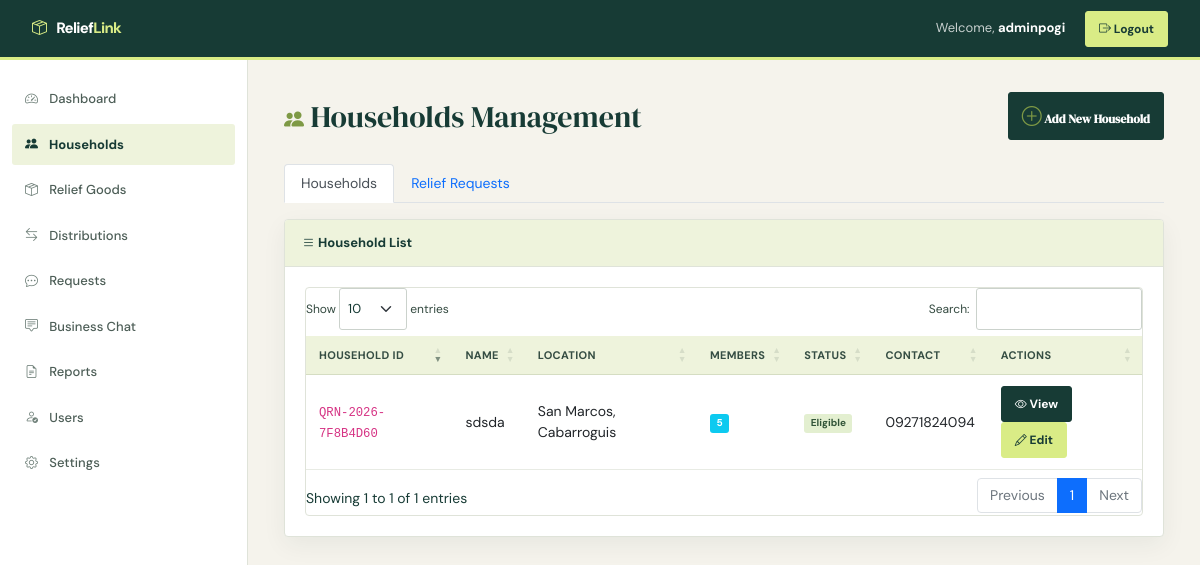
The app's page /views/admin/households.php (signed in) with its own data.
### tables this page shows
CREATE TABLE `households` (
  `id` int(11) NOT NULL,
  `user_id` int(11) DEFAULT NULL,
  `household_name` varchar(150) NOT NULL,
  `household_id` varchar(50) NOT NULL,
  `qr_code` varchar(255) DEFAULT NULL,
  `street_address` varchar(255) DEFAULT NULL,
  `barangay` varchar(100) DEFAULT NULL,
  `city` varchar(100) DEFAULT NULL,
  `province` varchar(100) DEFAULT NULL,
  `postal_code` varchar(10) DEFAULT NULL,
  `contact_number` varchar(20) DEFAULT NULL,
  `total_members` int(11) DEFAULT 0,
  `monthly_income` decimal(10,2) DEFAULT NULL,
  `is_eligible` tinyint(1) DEFAULT 1,
  `eligibility_reason` text DEFAULT NULL,
  `last_verified` timestamp NOT NULL DEFAULT current_timestamp() ON UPDATE current_timestamp(),
  `created_at` timestamp NOT NULL DEFAULT current_timestamp(),
  `updated_at` timestamp NOT NULL DEFAULT current_timestamp() ON UPDATE current_timestamp()
);

### models/Household.php (called while the page is built, shortened)
<?php
require_once __DIR__ . '/../config/Database.php';
class Household {
    private $conn;
    private $table = 'households';
    public function __construct() {
        $db = new Database();
        $this->conn = $db->connect();
    }
    public function getAllHouseholds() {
        $query = "SELECT h.*, u.username FROM " . $this->table . " h
                  LEFT JOIN users u ON h.user_id = u.id
                  ORDER BY h.created_at DESC";
        $stmt = $this->conn->prepare($query);
        $stmt->execute();
        return $stmt->fetchAll(PDO::FETCH_ASSOC);
    }
}
?>

### config/Database.php (called while the page is built, shortened)
<?php
class Database {
    public function connect() {
        $this->conn = null;
        try {
            $this->conn = new PDO(
                'mysql:host=' . DB_HOST . ';dbname=' . DB_NAME . ';charset=utf8mb4',
                DB_USER,
                DB_PASS,
                [
                    PDO::ATTR_ERRMODE => PDO::ERRMODE_EXCEPTION,
                    PDO::ATTR_DEFAULT_FETCH_MODE => PDO::FETCH_ASSOC,
                    PDO::ATTR_EMULATE_PREPARES => false
                ]
            );
        } catch (PDOException $e) {
            error_log('Database connection failed: ' . $e->getMessage());
            throw new RuntimeException('The database is temporarily unavailable.');
        }
        return $this->conn;
    }
}
?>

### views/admin/households.php (the view, shortened to what this page needs)
<!DOCTYPE html>
<html lang="en">
<head>
    <link href="https://cdn.jsdelivr.net/npm/bootstrap@5.1.3/dist/css/bootstrap.min.css" rel="stylesheet">
    <link rel="stylesheet" href="https://cdn.jsdelivr.net/npm/bootstrap-icons@1.7.2/font/bootstrap-icons.css">
    <link rel="stylesheet" href="https://cdn.datatables.net/1.12.1/css/dataTables.bootstrap5.min.css">
    <link rel="stylesheet" href="../../assets/css/app.css">
</head>
<body>
    <?php
    require_once __DIR__ . '/../../models/Household.php';
    $household = new Household();
    $households_list = $household->getAllHouseholds();
    ?>
    <nav class="navbar navbar-dark navbar-expand-lg fixed-top">
        <div class="container-fluid">
            <a class="navbar-brand" href="<?= APP_BASE_PATH ?>/views/admin/dashboard.php">
                <i class="bi bi-box-seam"></i> <span class="brand-wordmark">Relief<span class="brand-accent">Link</span></span>
            </a>
            <div class="ms-auto">
                <span class="navbar-text me-3">Welcome, <strong><?php echo $_SESSION['username']; ?></strong></span>
                <a class="btn btn-sm btn-light" href="<?= APP_BASE_PATH ?>/controllers/LogoutController.php">
                    <i class="bi bi-box-arrow-right"></i> Logout
                </a>
            </div>
        </div>
    </nav>
    <?php require __DIR__ . '/admin_sidebar.php'; ?>
    <div class="main-content">
        <div class="page-title">
            <div>
                <i class="bi bi-people-fill"></i> Households Management
            </div>
            <a href="household-add.php" class="btn btn-primary btn-sm">
                <i class="bi bi-plus-circle"></i> Add New Household
            </a>
        </div>
        <ul class="nav nav-tabs mb-3" role="tablist">
            <li class="nav-item">
                <a class="nav-link active" href="#households" data-bs-toggle="tab">Households</a>
            </li>
            <li class="nav-item">
                <a class="nav-link" href="#requests" data-bs-toggle="tab">Relief Requests</a>
            </li>
        </ul>
        <div class="tab-content">
            <div id="households" class="tab-pane fade show active">
                <div class="card">
                    <div class="card-header bg-primary text-white">
                        <i class="bi bi-list"></i> Household List
                    </div>
                    <div class="card-body">
                        <div class="table-responsive">
                            <table class="table table-hover" id="householdsTable">
                                <thead class="table-light">
                                    <tr>
                                        <th>Household ID</th>
                                        <th>Name</th>
                                        <th>Location</th>
                                        <th>Members</th>
                                        <th>Status</th>
                                        <th>Contact</th>
                                        <th>Actions</th>
                                    </tr>
                                </thead>
                                <tbody>
                                    <?php foreach ($households_list as $h): ?>
                                    <tr>
                                        <td><code><?php echo $h['household_id']; ?></code></td>
                                        <td><?php echo $h['household_name']; ?></td>
                                        <td><?php echo $h['barangay'] . ', ' . $h['city']; ?></td>
                                        <td><span class="badge bg-info"><?php echo $h['total_members']; ?></span></td>
                                        <td>
                                            <?php if ($h['is_eligible']): ?>
                                                <span class="badge bg-success">Eligible</span>
                                            <?php else: ?>
                                                <span class="badge bg-warning">Ineligible</span>
                                            <?php endif; ?>
                                        </td>
                                        <td><?php echo $h['contact_number']; ?></td>
                                        <td>
                                            <a href="household-detail.php?id=<?php echo $h['id']; ?>" class="btn btn-sm btn-info btn-action">
                                                <i class="bi bi-eye"></i> View
                                            </a>
                                            <a href="household-edit.php?id=<?php echo $h['id']; ?>" class="btn btn-sm btn-warning btn-action">
                                                <i class="bi bi-pencil"></i> Edit
                                            </a>
                                        </td>
                                    </tr>
                                    <?php endforeach; ?>
                                </tbody>
                            </table>
                        </div>
                    </div>
                </div>
            </div>
        </div>
    </div>
</body>
</html>

### assets/css/app.css (style rules this page uses)
:root { --app-ink: #173b35; --app-paper: #f5f3ec; --app-lime: #d9ec86; --app-coral: #e87557; --app-muted: #697770; --app-line: #dfe3d9; --app-surface: #fff; --app-shadow: 0 8px 24px rgba(23, 59, 53, .06); }
html { min-width: 320px; }
body { background: var(--app-paper) !important; color: var(--app-ink); font-family: 'DM Sans', sans-serif !important; font-size: 14px; }
h1, h2, h3, h4, h5, h6, .page-title { color: var(--app-ink); font-family: 'DM Serif Display', Georgia, serif; font-weight: 400; }
.navbar { background: var(--app-ink) !important; border-bottom: 3px solid var(--app-lime); box-shadow: none !important; min-height: 60px; padding: 7px 20px; }
.navbar .container-fluid { gap: 16px; }
.navbar-brand { color: #fff !important; font-size: 15px; font-weight: 800; letter-spacing: -.045em; }
.navbar-brand i { color: var(--app-lime); margin-right: 7px; }
.brand-wordmark { font-weight: 800; letter-spacing: -.045em; }
.brand-accent { color: var(--app-lime); }
.navbar-brand .brand-accent { color: var(--app-lime); }
.navbar-text { color: rgba(255,255,255,.76) !important; font-size: 13px; }
.navbar-text strong { color: #fff; }
.main-content { margin-left: 248px !important; margin-top: 60px !important; min-height: calc(100vh - 60px); padding: 32px clamp(20px, 3vw, 46px) 48px !important; }
.page-title { align-items: center; display: flex; font-size: 30px; gap: 10px; margin-bottom: 24px !important; }
.page-title i { color: #7e9945; font-size: 20px; }
.card, .stat-card, .modal-content, .dropdown-menu { background: var(--app-surface); border: 1px solid var(--app-line) !important; border-radius: 4px !important; box-shadow: var(--app-shadow) !important; }
.card { margin-bottom: 20px; }
.card-header { background: #eef3dc !important; border-bottom: 1px solid var(--app-line) !important; color: var(--app-ink) !important; font-size: 13px; font-weight: 700; padding: 13px 17px; }
.card-header.bg-primary, .card-header.bg-success, .card-header.bg-info, .card-header.bg-warning, .card-header.bg-danger { background: #eef3dc !important; color: var(--app-ink) !important; }
.card-body { padding: 20px; }
.table-responsive { border: 1px solid var(--app-line); border-radius: 4px; }
table.table { margin-bottom: 0; }
.table thead th { background: #eef3dc; border-bottom: 1px solid #d5ddc2; color: #354d43; font-size: 11px; font-weight: 700; letter-spacing: .35px; text-transform: uppercase; white-space: nowrap; }
.table td, .table th { border-color: #e8ebe4; padding: 11px 13px; vertical-align: middle; }
.btn { border-radius: 3px; font-size: 12px; font-weight: 700; padding: 8px 13px; }
.btn-primary, .btn-success, .btn-info { background: var(--app-ink) !important; border-color: var(--app-ink) !important; color: #fff !important; }
.btn-warning, .btn-light { background: var(--app-lime) !important; border-color: var(--app-lime) !important; color: var(--app-ink) !important; }
.badge { border-radius: 3px; font-size: 10px; font-weight: 700; padding: .45em .65em; }
.badge.bg-success { background: #e3efd0 !important; color: #315438 !important; }
a { text-underline-offset: 3px; }

### views/admin/households.php (style rules this page uses)
:root { --primary: #667eea; --secondary: #764ba2; }
body { background-color: #f8f9fa; }
.navbar { background: linear-gradient(135deg, var(--primary) 0%, var(--secondary) 100%); }
.main-content { margin-left: 250px; margin-top: 56px; padding: 30px 20px; }
.page-title { color: #333; margin-bottom: 30px; font-weight: bold; display: flex; align-items: center; justify-content: space-between; }
.btn-action { padding: 5px 10px; font-size: 12px; }
.card { box-shadow: 0 2px 10px rgba(0, 0, 0, 0.08); border: none; }

### records on screen
households: household "QRN-2026-7F8B4D60", household_name "sdsda", barangay "San Marcos", city "Cabarroguis", total_members "5", is_eligible "Eligible", contact_number "09271824094"

### other values on screen
$_SESSION['username'] "adminpogi"
